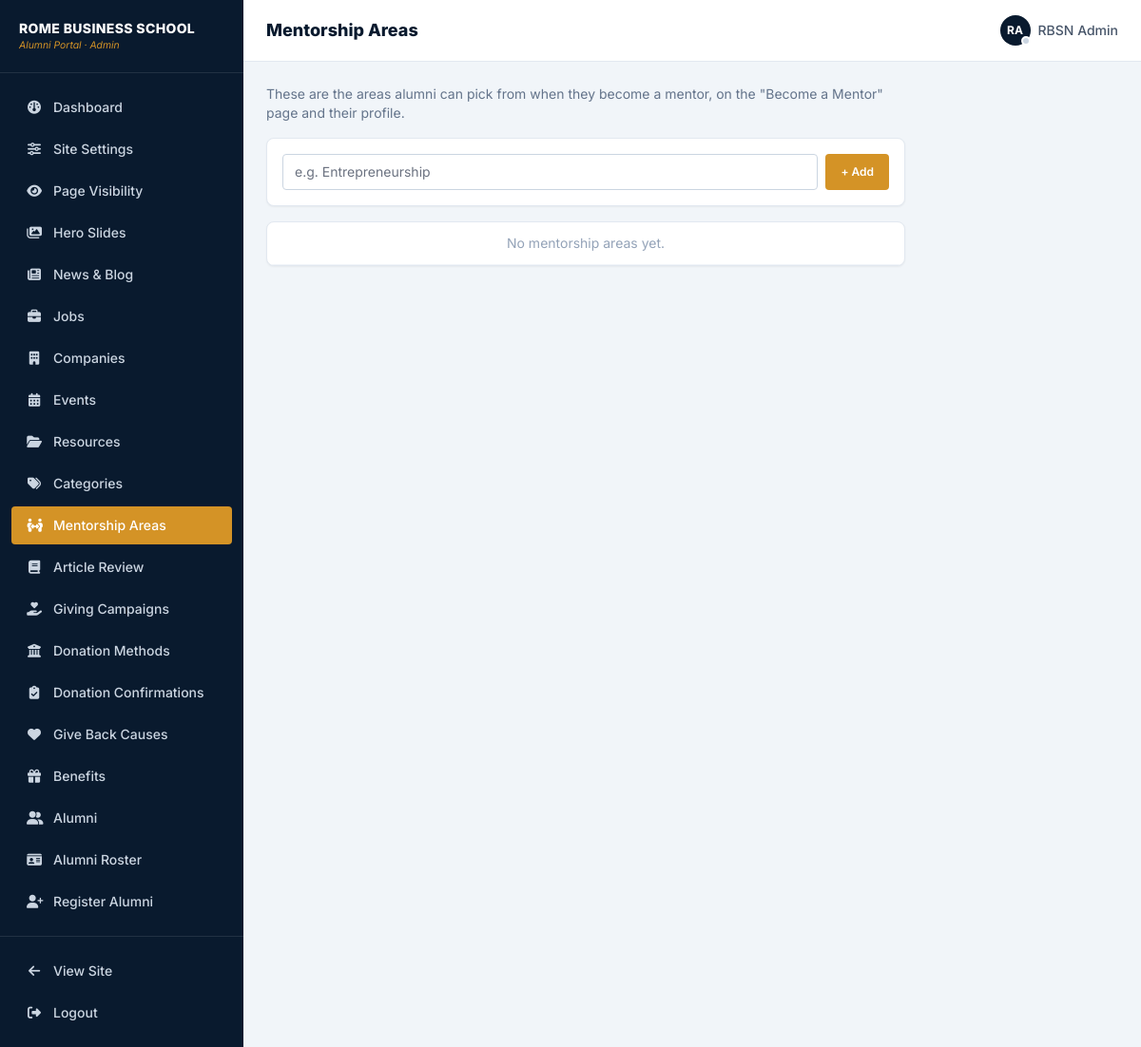
The app's page /admin/mentorship-areas (signed in), older data.
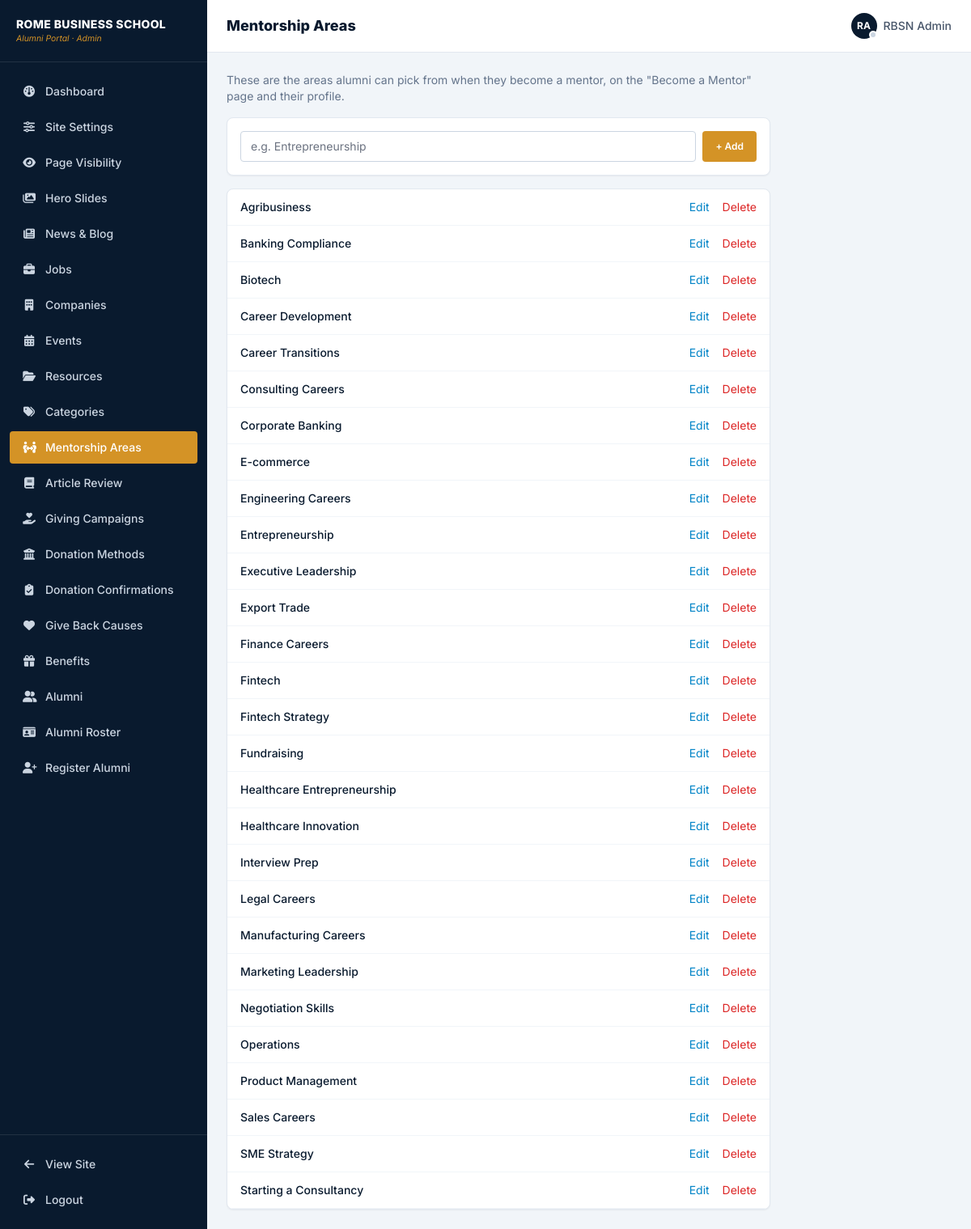
The same page, newer data.
### tables this page shows
CREATE TABLE users (
  id INT AUTO_INCREMENT PRIMARY KEY,
  role ENUM('admin','editor','alumni') NOT NULL DEFAULT 'alumni',
  name VARCHAR(150) NOT NULL,
  preferred_name VARCHAR(100) NULL,
  email VARCHAR(150) NOT NULL UNIQUE,
  password_hash VARCHAR(255) NOT NULL,
  avatar VARCHAR(255) NULL,
  headline VARCHAR(200) NULL,
  company VARCHAR(150) NULL,
  company_size VARCHAR(50) NULL,
  years_in_role VARCHAR(50) NULL,
  industry VARCHAR(150) NULL,
  city VARCHAR(100) NULL,
  country VARCHAR(100) NULL,
  graduation_year YEAR NULL,
  program VARCHAR(150) NULL,
  matric_number VARCHAR(50) NULL UNIQUE,
  cohort VARCHAR(150) NULL,
  bio TEXT NULL,
  skills TEXT NULL,
  expertise_areas TEXT NULL,
  business_interests TEXT NULL,
  personal_interests TEXT NULL,
  linkedin_url VARCHAR(255) NULL,
  personal_website VARCHAR(255) NULL,
  twitter_url VARCHAR(255) NULL,
  phone VARCHAR(50) NULL,
  status ENUM('active','suspended') NOT NULL DEFAULT 'active',
  profile_visibility ENUM('public','alumni','private') NOT NULL DEFAULT 'public',
  show_email TINYINT(1) NOT NULL DEFAULT 0,
  show_phone TINYINT(1) NOT NULL DEFAULT 0,
  is_mentor TINYINT(1) NOT NULL DEFAULT 0,
  mentorship_areas TEXT NULL,
  mentor_availability ENUM('open','limited','closed') NOT NULL DEFAULT 'open',
  is_spotlighted TINYINT(1) NOT NULL DEFAULT 0,
  spotlight_note TEXT NULL,
  resume_url VARCHAR(255) NULL,
  resume_file VARCHAR(255) NULL,
  created_at TIMESTAMP DEFAULT CURRENT_TIMESTAMP,
  updated_at TIMESTAMP DEFAULT CURRENT_TIMESTAMP ON UPDATE CURRENT_TIMESTAMP,
  last_active_at TIMESTAMP NULL
);

CREATE TABLE mentorship_areas (
  id INT AUTO_INCREMENT PRIMARY KEY,
  name VARCHAR(100) NOT NULL UNIQUE,
  created_at TIMESTAMP DEFAULT CURRENT_TIMESTAMP
);

### app/Core/Controller.php (called while the page is built, shortened)
<?php
abstract class Controller
{
    protected function view(string $view, array $data = [], string|false $layout = 'main'): void
    {
        $viewFile = dirname(__DIR__) . '/Views/' . str_replace('.', '/', $view) . '.php';
        extract($data);
        require $viewFile;
        $content = ob_get_clean();
        $layoutFile = dirname(__DIR__) . "/Views/layouts/{$layout}.php";
        require $layoutFile;
    }
}

### app/Controllers/Admin/AdminController.php (called while the page is built, shortened)
<?php
abstract class AdminController extends Controller
{
    public function __construct()
    {
        if (!Auth::isAdmin() || !Auth::user()) {
            Auth::logout();
            header('Location: ' . url('admin/login'));
            exit;
        }
    }
    protected function view(string $view, array $data = [], string|false $layout = 'admin'): void
    {
        parent::view($view, $data, $layout);
    }
}

### app/Controllers/Admin/MentorshipAreaController.php (called while the page is built, shortened)
<?php
class MentorshipAreaController extends AdminController
{
    public function index(): void
    {
        $this->view('admin.mentorship_areas.index', [
            'title' => 'Mentorship Areas',
            'activeNav' => 'mentorship_areas',
            'areas' => MentorshipArea::all('name ASC'),
        ]);
    }
}

### index.php (called while the page is built, shortened)
<?php
require ROOT_PATH . '/app/Core/helpers.php';
$requestPath = parse_url($_SERVER['REQUEST_URI'], PHP_URL_PATH) ?: '/';
$requestPath = rawurldecode($requestPath);
$path = $requestPath;
$router = require ROOT_PATH . '/routes/web.php';
$router->dispatch($_SERVER['REQUEST_METHOD'], $path);

### app/Core/Auth.php (called while the page is built, shortened)
<?php
class Auth
{
    private static ?array $userCache = null;
    public static function check(): bool
    {
        return isset($_SESSION['user_id']);
    }
    public static function user(): ?array
    {
        if (self::$userCache === null) {
            $user = User::find((int) $_SESSION['user_id']);
            self::$userCache = $user ?: null;
        }
        return self::$userCache;
    }
}

### app/Core/Database.php (called while the page is built, shortened)
<?php
class Database
{
    private static ?PDO $instance = null;
    public static function connection(): PDO
    {
        if (self::$instance === null) {
            $config = require __DIR__ . '/../../config/config.php';
            $db = $config['db'];
            $port = isset($db['port']) && $db['port'] !== '' ? ';port=' . $db['port'] : '';
            $dsn = "mysql:host={$db['host']}{$port};dbname={$db['name']};charset={$db['charset']}";
            try {
                self::$instance = new PDO($dsn, $db['user'], $db['pass'], [
                    PDO::ATTR_ERRMODE => PDO::ERRMODE_EXCEPTION,
                    PDO::ATTR_DEFAULT_FETCH_MODE => PDO::FETCH_ASSOC,
                    PDO::ATTR_EMULATE_PREPARES => false,
                ]);
                self::$instance->exec("SET time_zone = '" . date('P') . "'");
            } catch (PDOException $e) {
                http_response_code(500);
                die('Database connection failed. Make sure MySQL is running in XAMPP and the "alumni_portal" database has been imported from database/schema.sql.');
            }
        }
        return self::$instance;
    }
}

### app/Core/Model.php (called while the page is built, shortened)
<?php
abstract class Model
{
    protected static string $table = '';
    protected static function db(): PDO
    {
        return Database::connection();
    }
    public static function find(int $id): array|false
    {
        $stmt = static::db()->prepare('SELECT * FROM ' . static::$table . ' WHERE id = ?');
        $stmt->execute([$id]);
        return $stmt->fetch();
    }
    public static function all(string $orderBy = 'id DESC'): array
    {
        return static::db()->query('SELECT * FROM ' . static::$table . ' ORDER BY ' . $orderBy)->fetchAll();
    }
}

### app/Models/User.php (called while the page is built, shortened)
<?php
class User extends Model
{
    public static function isOnline(?string $lastActiveAt): bool
    {
        return $lastActiveAt !== null && strtotime($lastActiveAt) >= strtotime('-5 minutes');
    }
}

### app/Views/admin/mentorship_areas/index.php (the view, shortened to what this page needs)
<div class="max-w-2xl">
  <p class="text-sm text-slate-500 mb-4">These are the areas alumni can pick from when they become a mentor, on the "Become a Mentor" page and their profile.</p>
  <div class="card p-4 mb-4">
    <form method="POST" action="<?= e(url('admin/mentorship-areas')) ?>" class="flex gap-2">
      <input type="text" name="name" placeholder="e.g. Entrepreneurship" class="form-input flex-1" required>
      <button type="submit" class="btn-gold !px-4 !py-2 text-xs whitespace-nowrap">+ Add</button>
    </form>
  </div>
  <div class="card overflow-x-auto">
    <table class="table-base">
      <tbody>
        <?php foreach ($areas as $area): ?>
          <tr>
            <td class="font-medium text-primary-navy"><?= e($area['name']) ?></td>
            <td class="text-right whitespace-nowrap">
              <a href="<?= e(url('admin/mentorship-areas/' . $area['id'] . '/edit')) ?>" class="text-sky-600 hover:underline mr-3">Edit</a>
              <form method="POST" action="<?= e(url('admin/mentorship-areas/' . $area['id'] . '/delete')) ?>" class="inline" onsubmit="return confirm('Delete this mentorship area?');">
                <button type="submit" class="text-red-600 hover:underline">Delete</button>
              </form>
            </td>
          </tr>
        <?php endforeach; ?>
        <?php if (empty($areas)): ?>
          <tr><td class="text-center text-slate-400 py-6">No mentorship areas yet.</td></tr>
        <?php endif; ?>
      </tbody>
    </table>
  </div>
</div>

### app/Core/Router.php (shortened to what this page needs)
<?php
class Router
{
    private array $routes = [];
    private function normalize(string $path): string
    {
        $path = rtrim($path, '/');
        return $path === '' ? '/' : $path;
    }
    private function add(string $method, string $path, string $handler): void
    {
        $path = $this->normalize($path);
        preg_match_all('#\{([a-zA-Z_]+)\}#', $path, $paramNames);
        $regex = preg_replace('#\{[a-zA-Z_]+\}#', '([^/]+)', $path);
        $regex = '#^' . $regex . '$#';
        $this->routes[] = [
            'method' => $method,
            'regex' => $regex,
            'handler' => $handler,
            'params' => $paramNames[1],
        ];
    }
    public function dispatch(string $method, string $uri): void
    {
        $uri = $this->normalize($uri);
        foreach ($this->routes as $route) {
            if ($route['method'] !== $method) {
                continue;
            }
            if (preg_match($route['regex'], $uri, $matches)) {
                array_shift($matches);
                $args = array_combine($route['params'], array_map('urldecode', $matches));
                [$controllerName, $action] = explode('@', $route['handler']);
                $controller = new $class();
                call_user_func_array([$controller, $action], $args);
                return;
            }
        }
    }
}

### app/Views/layouts/admin.php (shortened to what this page needs)
<?php
$pageTitle = $title ?? 'Admin Panel';
$activeNav = $activeNav ?? '';
$adminUser = Auth::user();
$navItems = [
    'dashboard' => ['label' => 'Dashboard', 'icon' => 'fa-gauge', 'href' => url('admin/dashboard')],
    'settings' => ['label' => 'Site Settings', 'icon' => 'fa-sliders', 'href' => url('admin/settings')],
    'page_visibility' => ['label' => 'Page Visibility', 'icon' => 'fa-eye', 'href' => url('admin/page-visibility')],
    'hero_slides' => ['label' => 'Hero Slides', 'icon' => 'fa-images', 'href' => url('admin/hero-slides')],
    'news' => ['label' => 'News & Blog', 'icon' => 'fa-newspaper', 'href' => url('admin/news')],
    'jobs' => ['label' => 'Jobs', 'icon' => 'fa-briefcase', 'href' => url('admin/jobs')],
    'companies' => ['label' => 'Companies', 'icon' => 'fa-building', 'href' => url('admin/companies')],
    'events' => ['label' => 'Events', 'icon' => 'fa-calendar-days', 'href' => url('admin/events')],
    'resources' => ['label' => 'Resources', 'icon' => 'fa-folder-open', 'href' => url('admin/resources')],
    'categories' => ['label' => 'Categories', 'icon' => 'fa-tags', 'href' => url('admin/categories')],
    'mentorship_areas' => ['label' => 'Mentorship Areas', 'icon' => 'fa-people-arrows', 'href' => url('admin/mentorship-areas')],
    'articles' => ['label' => 'Article Review', 'icon' => 'fa-book', 'href' => url('admin/articles')],
    'campaigns' => ['label' => 'Giving Campaigns', 'icon' => 'fa-hand-holding-heart', 'href' => url('admin/campaigns')],
    'donation_methods' => ['label' => 'Donation Methods', 'icon' => 'fa-building-columns', 'href' => url('admin/donation-methods')],
    'donation_confirmations' => ['label' => 'Donation Confirmations', 'icon' => 'fa-clipboard-check', 'href' => url('admin/donation-confirmations')],
    'giving_causes' => ['label' => 'Give Back Causes', 'icon' => 'fa-heart', 'href' => url('admin/giving-causes')],
    'benefits' => ['label' => 'Benefits', 'icon' => 'fa-gift', 'href' => url('admin/benefits')],
    'alumni' => ['label' => 'Alumni', 'icon' => 'fa-user-group', 'href' => url('admin/alumni')],
    'alumni_roster' => ['label' => 'Alumni Roster', 'icon' => 'fa-id-card', 'href' => url('admin/alumni-roster')],
    'register_alumni' => ['label' => 'Register Alumni', 'icon' => 'fa-user-plus', 'href' => url('admin/register-alumni')],
];
?>
<!DOCTYPE html>
<html lang="en">
<head>
  <link rel="stylesheet" href="https://cdnjs.cloudflare.com/ajax/libs/font-awesome/6.4.0/css/all.min.css">
  <link rel="stylesheet" href="<?= e(versioned_asset('css/app.css')) ?>">
  <link rel="stylesheet" href="https://cdn.jsdelivr.net/npm/quill@1.3.7/dist/quill.snow.css">
</head>
<body class="font-sans bg-slate-100 min-h-screen flex">
  <aside class="w-64 bg-primary-navy text-white flex-shrink-0 min-h-screen flex flex-col">
    <div class="px-5 py-5 border-b border-white/10">
      <div class="font-extrabold text-sm tracking-wide">ROME BUSINESS SCHOOL</div>
      <div class="text-[0.65rem] text-gold italic">Alumni Portal &middot; Admin</div>
    </div>
    <nav class="flex-1 px-3 py-4 space-y-1">
      <?php foreach ($navItems as $key => $item): ?>
        <a href="<?= e($item['href']) ?>" class="admin-nav-link <?= $activeNav === $key ? 'active' : '' ?>">
          <i class="fa-solid <?= e($item['icon']) ?> w-4 text-center"></i> <?= e($item['label']) ?>
        </a>
      <?php endforeach; ?>
    </nav>
    <div class="px-3 py-4 border-t border-white/10 space-y-1">
      <a href="<?= e(url('/')) ?>" class="admin-nav-link"><i class="fa-solid fa-arrow-left w-4 text-center"></i> View Site</a>
      <form method="POST" action="<?= e(url('admin/logout')) ?>">
        <button type="submit" class="admin-nav-link w-full text-left"><i class="fa-solid fa-right-from-bracket w-4 text-center"></i> Logout</button>
      </form>
    </div>
  </aside>
  <div class="flex-1 min-w-0">
    <header class="bg-white border-b border-slate-200 px-6 py-4 flex justify-between items-center">
      <h1 class="text-lg font-extrabold text-primary-navy"><?= e($pageTitle) ?></h1>
      <div class="flex items-center gap-2 text-sm text-slate-600">
        <?= avatar_html($adminUser ?? ['name' => 'Admin'], 'w-8 h-8') ?>
        <span class="font-medium"><?= e($adminUser['name'] ?? 'Admin') ?></span>
      </div>
    </header>
    <main class="p-6">
      <?= $content ?>
    </main>
  </div>
</body>
</html>

### app/Core/helpers.php (shortened to what this page needs)
<?php
function url(string $path = ''): string
{
    $base = defined('BASE_URL') ? BASE_URL : '';
    $path = ltrim($path, '/');
    return rtrim($base, '/') . '/' . $path;
}
function asset(string $path): string
{
    return url('assets/' . ltrim($path, '/'));
}
function versioned_asset(string $path): string
{
    $relative = ltrim($path, '/');
    $absolute = ROOT_PATH . '/assets/' . $relative;
    $version = is_file($absolute) ? (string) filemtime($absolute) : '1';
    return asset($relative) . '?v=' . $version;
}
function e(mixed $value): string
{
    return htmlspecialchars((string) ($value ?? ''), ENT_QUOTES, 'UTF-8');
}
function initials(string $name): string
{
    $parts = preg_split('/\s+/', trim($name));
    $letters = array_map(fn ($p) => mb_strtoupper(mb_substr($p, 0, 1)), array_filter($parts));
    return implode('', array_slice($letters, 0, 2)) ?: '?';
}
function avatar_html(array $user, string $classes = 'w-9 h-9'): string
{
    $name = $user['name'] ?? '?';
    $inner = !empty($user['avatar'])
        ? '<img src="' . e(upload_url($user['avatar'])) . '" alt="' . e($name) . '" class="' . $classes . ' rounded-full object-cover">'
        : '<div class="' . $classes . ' rounded-full bg-primary-navy text-white flex items-center justify-center text-xs font-bold flex-shrink-0">' . e(initials($name)) . '</div>';
    $online = \App\Models\User::isOnline($user['last_active_at']);
    $idAttr = isset($user['id']) ? ' data-online-dot="' . (int) $user['id'] . '"' : '';
    $dot = '<span' . $idAttr . ' class="absolute bottom-0 right-0 w-2.5 h-2.5 rounded-full border-2 border-white ' . ($online ? 'bg-green-500' : 'bg-slate-300') . '" title="' . ($online ? 'Online' : 'Offline') . '"></span>';
    return '<span class="relative inline-block flex-shrink-0">' . $inner . $dot . '</span>';
}

Row changes from the older to the newer data that the page shows:
added mentorship_areas: name "Agribusiness"
added mentorship_areas: name "Banking Compliance"
added mentorship_areas: name "Biotech"
added mentorship_areas: name "Career Development"
added mentorship_areas: name "Career Transitions"
added mentorship_areas: name "Consulting Careers"
added mentorship_areas: name "Corporate Banking"
added mentorship_areas: name "E-commerce"
added mentorship_areas: name "Engineering Careers"
added mentorship_areas: name "Entrepreneurship"
added mentorship_areas: name "Executive Leadership"
added mentorship_areas: name "Export Trade"
added mentorship_areas: name "Finance Careers"
added mentorship_areas: name "Fintech"
added mentorship_areas: name "Fintech Strategy"
added mentorship_areas: name "Fundraising"
added mentorship_areas: name "Healthcare Entrepreneurship"
added mentorship_areas: name "Healthcare Innovation"
added mentorship_areas: name "Interview Prep"
added mentorship_areas: name "Legal Careers"
added mentorship_areas: name "Manufacturing Careers"
added mentorship_areas: name "Marketing Leadership"
added mentorship_areas: name "Negotiation Skills"
added mentorship_areas: name "Operations"
added mentorship_areas: name "Product Management"
added mentorship_areas: name "Sales Careers"
added mentorship_areas: name "SME Strategy"
added mentorship_areas: name "Starting a Consultancy"
Text that changed along with them:
list line gone: "No mentorship areas yet."
